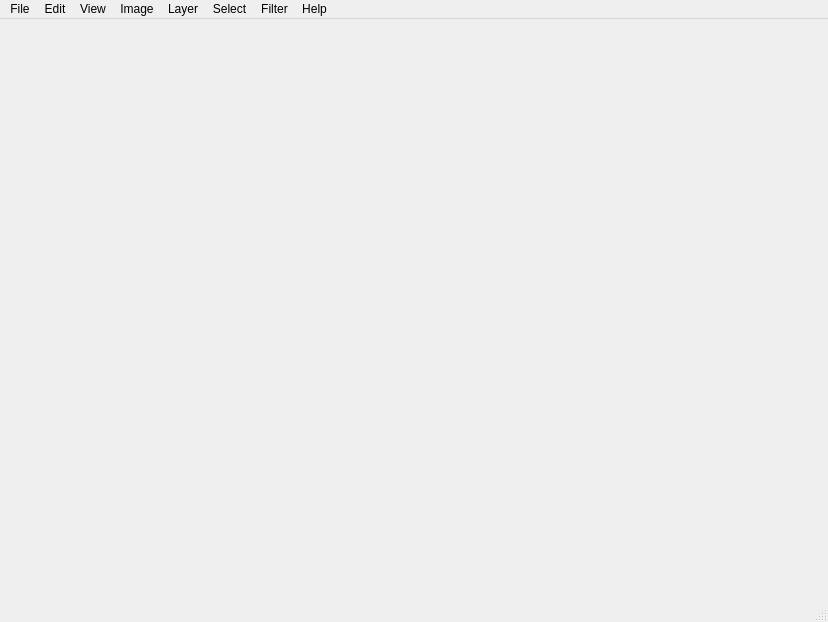
<?xml version="1.0" encoding="UTF-8"?>
<ui version="4.0">
 <class>MainWindow</class>
 <widget class="QMainWindow" name="MainWindow">
  <property name="geometry">
   <rect>
    <x>0</x>
    <y>0</y>
    <width>828</width>
    <height>622</height>
   </rect>
  </property>
  <property name="windowTitle">
   <string>NeoIMP 1.0.0</string>
  </property>
  <property name="documentMode">
   <bool>false</bool>
  </property>
  <widget class="QWidget" name="centralwidget">
   <property name="sizePolicy">
    <sizepolicy hsizetype="Preferred" vsizetype="Preferred">
     <horstretch>0</horstretch>
     <verstretch>0</verstretch>
    </sizepolicy>
   </property>
   <layout class="QGridLayout" name="gridLayout_2">
    <item row="0" column="0">
     <layout class="QGridLayout" name="tabLayout"/>
    </item>
   </layout>
  </widget>
  <widget class="QMenuBar" name="menubar">
   <property name="geometry">
    <rect>
     <x>0</x>
     <y>0</y>
     <width>828</width>
     <height>22</height>
    </rect>
   </property>
   <widget class="QMenu" name="menuFile">
    <property name="title">
     <string>File</string>
    </property>
    <addaction name="action_New"/>
    <addaction name="action_Open"/>
    <addaction name="separator"/>
    <addaction name="action_Save"/>
    <addaction name="actionSave_As"/>
    <addaction name="separator"/>
    <addaction name="actionE_xit"/>
   </widget>
   <widget class="QMenu" name="menuEdit">
    <property name="title">
     <string>Edit</string>
    </property>
   </widget>
   <widget class="QMenu" name="menuImage">
    <property name="title">
     <string>Image</string>
    </property>
   </widget>
   <widget class="QMenu" name="menuLayer">
    <property name="title">
     <string>Layer</string>
    </property>
   </widget>
   <widget class="QMenu" name="menuFilter">
    <property name="title">
     <string>Filter</string>
    </property>
   </widget>
   <widget class="QMenu" name="menuHelp">
    <property name="title">
     <string>Help</string>
    </property>
   </widget>
   <widget class="QMenu" name="menuSelect">
    <property name="title">
     <string>Select</string>
    </property>
   </widget>
   <widget class="QMenu" name="menuView">
    <property name="title">
     <string>View</string>
    </property>
    <widget class="QMenu" name="menuToolbars">
     <property name="title">
      <string>Toolbars</string>
     </property>
     <addaction name="actionToolchest"/>
    </widget>
    <addaction name="menuToolbars"/>
   </widget>
   <addaction name="menuFile"/>
   <addaction name="menuEdit"/>
   <addaction name="menuView"/>
   <addaction name="menuImage"/>
   <addaction name="menuLayer"/>
   <addaction name="menuSelect"/>
   <addaction name="menuFilter"/>
   <addaction name="menuHelp"/>
  </widget>
  <widget class="QStatusBar" name="statusbar"/>
  <action name="actionE_xit">
   <property name="text">
    <string>E&amp;xit</string>
   </property>
  </action>
  <action name="action_New">
   <property name="text">
    <string>&amp;New...</string>
   </property>
   <property name="shortcut">
    <string>Ctrl+N</string>
   </property>
  </action>
  <action name="action_Open">
   <property name="text">
    <string>&amp;Open...</string>
   </property>
   <property name="shortcut">
    <string>Ctrl+O</string>
   </property>
  </action>
  <action name="action_Save">
   <property name="enabled">
    <bool>false</bool>
   </property>
   <property name="text">
    <string>&amp;Save...</string>
   </property>
  </action>
  <action name="actionSave_As">
   <property name="enabled">
    <bool>false</bool>
   </property>
   <property name="text">
    <string>Save &amp;As...</string>
   </property>
  </action>
  <action name="actionToolchest">
   <property name="checkable">
    <bool>true</bool>
   </property>
   <property name="checked">
    <bool>true</bool>
   </property>
   <property name="text">
    <string>Toolchest</string>
   </property>
  </action>
 </widget>
 <resources>
  <include location="Icons.qrc"/>
 </resources>
 <connections/>
</ui>
